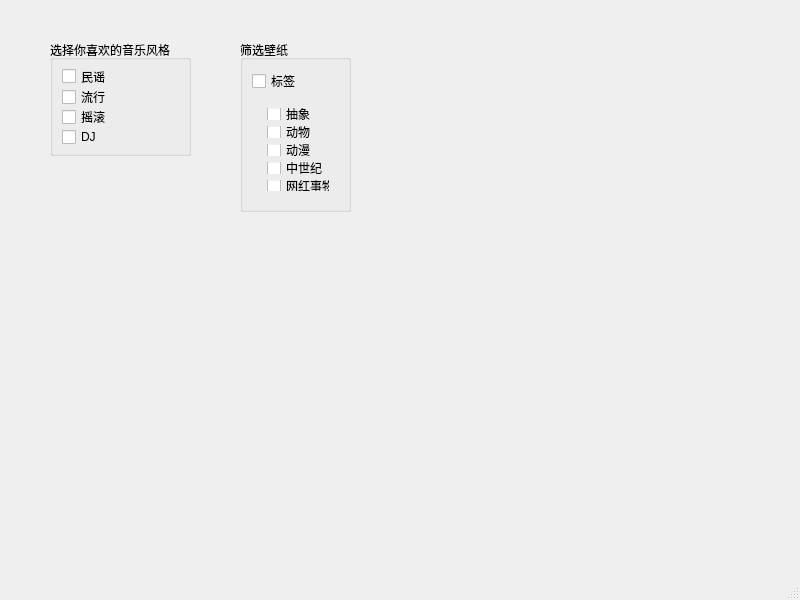
<?xml version="1.0" encoding="UTF-8"?>
<ui version="4.0">
 <class>MainWindow</class>
 <widget class="QMainWindow" name="MainWindow">
  <property name="geometry">
   <rect>
    <x>0</x>
    <y>0</y>
    <width>800</width>
    <height>600</height>
   </rect>
  </property>
  <property name="windowTitle">
   <string>MainWindow</string>
  </property>
  <widget class="QWidget" name="centralwidget">
   <widget class="QGroupBox" name="groupBox_2">
    <property name="geometry">
     <rect>
      <x>50</x>
      <y>40</y>
      <width>141</width>
      <height>116</height>
     </rect>
    </property>
    <property name="title">
     <string>选择你喜欢的音乐风格</string>
    </property>
    <layout class="QVBoxLayout" name="verticalLayout_2">
     <item>
      <widget class="QCheckBox" name="folkSongCheckBox">
       <property name="text">
        <string>民谣</string>
       </property>
      </widget>
     </item>
     <item>
      <widget class="QCheckBox" name="checkBox_6">
       <property name="text">
        <string>流行</string>
       </property>
      </widget>
     </item>
     <item>
      <widget class="QCheckBox" name="checkBox_7">
       <property name="text">
        <string>摇滚</string>
       </property>
      </widget>
     </item>
     <item>
      <widget class="QCheckBox" name="checkBox_8">
       <property name="text">
        <string>DJ</string>
       </property>
      </widget>
     </item>
    </layout>
   </widget>
   <widget class="QGroupBox" name="groupBox">
    <property name="geometry">
     <rect>
      <x>240</x>
      <y>40</y>
      <width>111</width>
      <height>172</height>
     </rect>
    </property>
    <property name="title">
     <string>筛选壁纸</string>
    </property>
    <layout class="QVBoxLayout" name="verticalLayout_3">
     <item>
      <widget class="QCheckBox" name="wallPaperLabel">
       <property name="text">
        <string>标签</string>
       </property>
      </widget>
     </item>
     <item>
      <widget class="QWidget" name="widget" native="true">
       <layout class="QVBoxLayout" name="verticalLayout">
        <property name="leftMargin">
         <number>15</number>
        </property>
        <item>
         <widget class="QCheckBox" name="wallPaperAbstract">
          <property name="text">
           <string>抽象</string>
          </property>
         </widget>
        </item>
        <item>
         <widget class="QCheckBox" name="wallPaperAnimal">
          <property name="text">
           <string>动物</string>
          </property>
         </widget>
        </item>
        <item>
         <widget class="QCheckBox" name="wallPaperAnimation">
          <property name="text">
           <string>动漫</string>
          </property>
         </widget>
        </item>
        <item>
         <widget class="QCheckBox" name="wallPaperMiddleAges">
          <property name="text">
           <string>中世纪</string>
          </property>
         </widget>
        </item>
        <item>
         <widget class="QCheckBox" name="wallPaperInterCelebrity">
          <property name="text">
           <string>网红事物</string>
          </property>
         </widget>
        </item>
       </layout>
      </widget>
     </item>
    </layout>
   </widget>
  </widget>
  <widget class="QMenuBar" name="menubar">
   <property name="geometry">
    <rect>
     <x>0</x>
     <y>0</y>
     <width>800</width>
     <height>17</height>
    </rect>
   </property>
  </widget>
  <widget class="QStatusBar" name="statusbar"/>
 </widget>
 <resources/>
 <connections/>
</ui>
